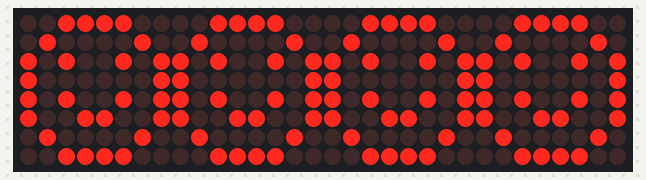
Simulated run of this sketch. Board: Arduino Mega 2560, built with avr-gcc and run on an emulated ATmega2560. Shown: 32×8 LED matrix.

Above: at 0.1 s.

The sketch:

LedControl.ino
```cpp
#include <LedControl.h>  // local or installed library

// Pins: DIN, CLK, CS, number of devices
LedControl lc = LedControl(23, 18, 5, 4);

void setup() {
  for (int i = 0; i < 4; i++) {
    lc.shutdown(i, false);   // Wake up each display
    lc.setIntensity(i, 8);   // Brightness (0–15)
    lc.clearDisplay(i);      // Clear all
  }

  // Simple smiley face pattern (8x8)
  byte smiley[8] = {
    B00111100,
    B01000010,
    B10100101,
    B10000001,
    B10100101,
    B10011001,
    B01000010,
    B00111100
  };

  // Draw smiley on all 4 displays
  for (int dev = 0; dev < 4; dev++) {
    for (int row = 0; row < 8; row++) {
      lc.setRow(dev, row, smiley[row]);
    }
  }
}

void loop() {
}
```
